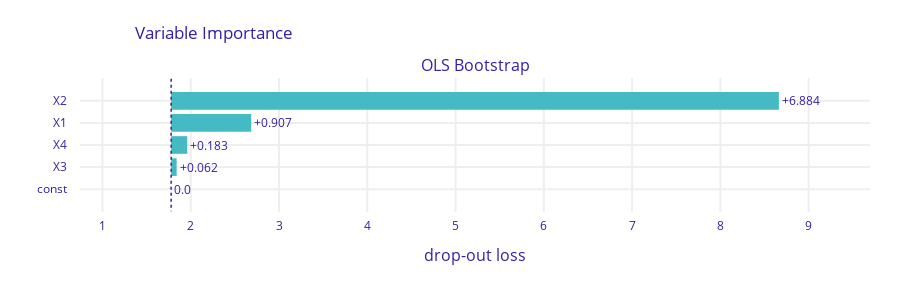

Notebook code cell kept with this figure:
### Markdown cell above
### Importância das variáveis

Iremos checar a importância individual de cada variável em relação a variável 'target'. Iremos fazer isto utilizando o método de permutação.

Seja L(y_hat, X, y) a medida de bondade de ajuste do modelo.

1. Calcularemos L_0, que é a medida utilizando os dados de treino inteiros e intocados.
2. Geraremos X* _j que é a permutação da j-ésima coluna de X, sem mexer em outros dados.
3. Computaremos y* _j que é a predição do modelo utilizando X* _j.
4. Calcularemos L* _j(y* _j, X* _j, y)
5. Mediremos a diferença de L_0 - L* _j.

Sendo assim, saberemos o quanto mexer na j-ésima variável influencia na medida de bondade de ajuste do modelo.

Utilizaremos a Root Mean Square Error (RMSE) como nossa medida de ajuste.

### Code cell
model_exp = dx.Explainer(ols_boot,
                         test.drop(columns=['target', 'X5', 'X6', 'X7']),
                         test['target'],
                         label='OLS Bootstrap',
                         model_type='regression',
                         verbose=False)

permutation_explanation = model_exp.model_parts(B = 100, loss_function='rmse')
permutation_explanation.plot()

### Figure 1 — Plotly figure (JSON) as saved in the notebook; plotly's stock layout.template omitted (floating-point values rounded to 4 significant figures)
{"data": [{"base": 1.778, "hoverinfo": "text", "hoverlabel": {"bgcolor": "rgba(0,0,0,0.8)"}, "hovertext": ["Model: OLS Bootstrap loss after<br>variable: X2 is permuted: 8.662<br>Drop-out loss change: +6.884", "Model: OLS Bootstrap loss after<br>variable: X1 is permuted: 2.685<br>Drop-out loss change: +0.907", "Model: OLS Bootstrap loss after<br>variable: X4 is permuted: 1.961<br>Drop-out loss change: +0.183", "Model: OLS Bootstrap loss after<br>variable: X3 is permuted: 1.84<br>Drop-out loss change: +0.062", "Model: OLS Bootstrap loss after<br>variable: const is permuted: 1.778<br>Drop-out loss change: -0.0"], "marker": {"color": "#46bac2"}, "orientation": "h", "showlegend": false, "text": ["+6.884", "+0.907", "+0.183", "+0.062", "0.0"], "textposition": "outside", "type": "bar", "x": [6.884, 0.907, 0.1825, 0.06222, 0], "xaxis": "x", "y": ["X2", "X1", "X4", "X3", "const"], "yaxis": "y"}], "layout": {"annotations": [{"font": {"size": 16}, "showarrow": false, "text": "OLS Bootstrap", "x": 0.5, "xanchor": "center", "xref": "paper", "y": 1, "yanchor": "bottom", "yref": "paper"}, {"font": {"size": 16}, "showarrow": false, "text": "drop-out loss", "x": 0.5, "xanchor": "center", "xref": "paper", "y": 0, "yanchor": "top", "yref": "paper", "yshift": -30}], "font": {"color": "#371ea3"}, "height": 283, "margin": {"b": 71, "r": 30, "t": 78}, "shapes": [{"line": {"color": "#371ea3", "dash": "dot", "width": 1.5}, "type": "line", "x0": 1.778, "x1": 1.778, "xref": "x", "y0": -1, "y1": 5, "yref": "y"}], "title": {"text": "Variable Importance", "x": 0.15}, "xaxis": {"anchor": "y", "automargin": true, "domain": [0, 1], "fixedrange": true, "gridwidth": 2, "range": [0.7453, 9.695], "tickcolor": "white", "ticklen": 3, "ticks": "outside", "type": "linear", "zeroline": false}, "yaxis": {"anchor": "x", "automargin": true, "autorange": "reversed", "domain": [0, 1], "fixedrange": true, "gridwidth": 2, "tickcolor": "white", "ticklen": 10, "ticks": "outside", "type": "category"}}}
